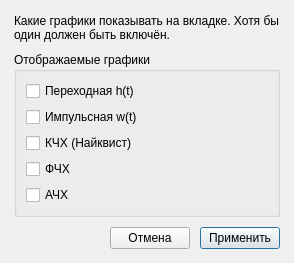
<?xml version="1.0" encoding="UTF-8"?>
<ui version="4.0">
 <class>ChartVisDialog</class>
 <widget class="QDialog" name="ChartVisDialog">
  <property name="windowTitle">
   <string>Настройка графиков</string>
  </property>
  <layout class="QVBoxLayout" name="verticalLayout">
   <property name="spacing">
    <number>10</number>
   </property>
   <property name="leftMargin">
    <number>14</number>
   </property>
   <property name="topMargin">
    <number>14</number>
   </property>
   <property name="rightMargin">
    <number>14</number>
   </property>
   <property name="bottomMargin">
    <number>14</number>
   </property>
   <item>
    <widget class="QLabel" name="hintLabel">
     <property name="text">
      <string>Какие графики показывать на вкладке. Хотя бы один должен быть включён.</string>
     </property>
     <property name="wordWrap">
      <bool>true</bool>
     </property>
    </widget>
   </item>
   <item>
    <widget class="QGroupBox" name="chartsGroup">
     <property name="title">
      <string>Отображаемые графики</string>
     </property>
     <layout class="QVBoxLayout" name="chartsGroupLayout">
      <property name="spacing">
       <number>6</number>
      </property>
      <item>
       <widget class="QCheckBox" name="transientCheck">
        <property name="text">
         <string>Переходная h(t)</string>
        </property>
       </widget>
      </item>
      <item>
       <widget class="QCheckBox" name="impulseCheck">
        <property name="text">
         <string>Импульсная w(t)</string>
        </property>
       </widget>
      </item>
      <item>
       <widget class="QCheckBox" name="nyquistCheck">
        <property name="text">
         <string>КЧХ (Найквист)</string>
        </property>
       </widget>
      </item>
      <item>
       <widget class="QCheckBox" name="phaseCheck">
        <property name="text">
         <string>ФЧХ</string>
        </property>
       </widget>
      </item>
      <item>
       <widget class="QCheckBox" name="amplitudeCheck">
        <property name="text">
         <string>АЧХ</string>
        </property>
       </widget>
      </item>
     </layout>
    </widget>
   </item>
   <item>
    <layout class="QHBoxLayout" name="buttonLayout">
     <item>
      <spacer name="btnSpacer">
       <property name="orientation">
        <enum>Qt::Horizontal</enum>
       </property>
       <property name="sizeHint" stdset="0">
        <size>
         <width>40</width>
         <height>20</height>
        </size>
       </property>
      </spacer>
     </item>
     <item>
      <widget class="QPushButton" name="cancelButton">
       <property name="text">
        <string>Отмена</string>
       </property>
      </widget>
     </item>
     <item>
      <widget class="QPushButton" name="applyButton">
       <property name="text">
        <string>Применить</string>
       </property>
       <property name="default">
        <bool>true</bool>
       </property>
      </widget>
     </item>
    </layout>
   </item>
  </layout>
 </widget>
 <resources/>
 <connections/>
</ui>
